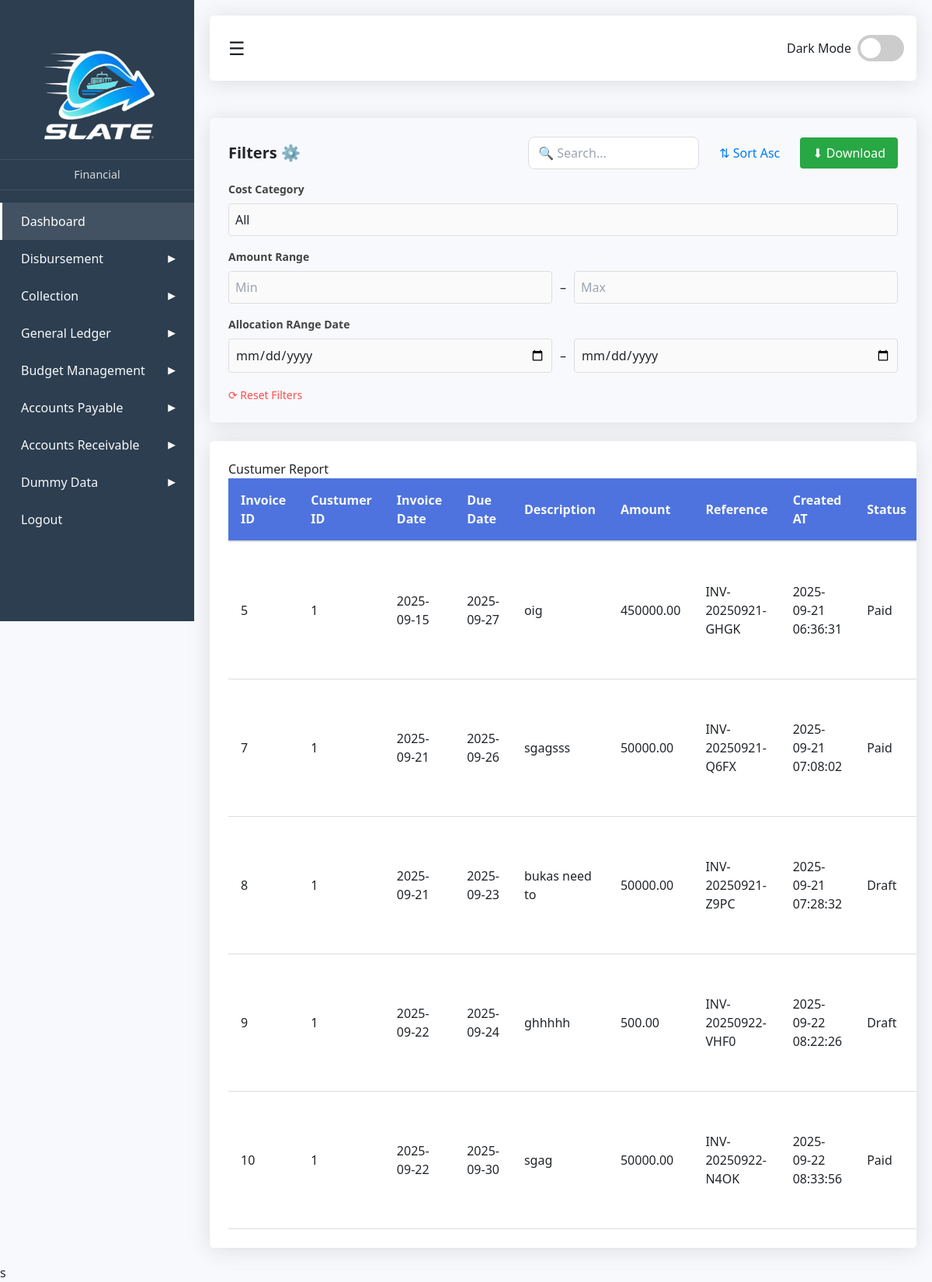
Page /pages/ar/invoice.php on the committed database.
### tables this page shows
CREATE TABLE `ar_invoices` (
  `invoice_id` int(11) NOT NULL,
  `customer_id` int(11) NOT NULL,
  `invoice_date` date NOT NULL,
  `due_date` date NOT NULL,
  `description` varchar(255) DEFAULT NULL,
  `amount` decimal(12,2) NOT NULL DEFAULT 0.00,
  `currency` varchar(10) DEFAULT 'PHP',
  `reference_no` varchar(80) DEFAULT NULL,
  `created_at` timestamp NULL DEFAULT current_timestamp(),
  `updated_at` timestamp NULL DEFAULT current_timestamp() ON UPDATE current_timestamp(),
  `stat` enum('Paid','Partially Paid','UnPaid','Overdue','Draft') NOT NULL DEFAULT 'Draft',
  `Archive` enum('YES','NO','','') NOT NULL DEFAULT 'NO'
);

### crud/ar/invoice.php (called while the page is built, shortened)
<?php
include_once __DIR__ . '/../../utility/connection.php';
try {
    $sql = "SELECT * FROM ar_invoices
            WHERE Archive = 'NO'
            ORDER BY created_at ASC";
    $stmt = $pdo->query($sql);
    $invoiceReports = $stmt->fetchAll(PDO::FETCH_ASSOC);
} catch (PDOException $e) {
    $errorMessage = "Error fetching plans: " . $e->getMessage();
}
?>

### table/ar/invoce.php (the view, shortened to what this page needs)
<div class="table-section" id="invoiceTableSection">
    <h3>Custumer Report</h3>
    <table id="employeesTable">
        <thead>
            <tr>
    <th>Invoice ID</th>
    <th>Custumer ID</th>
    <th>Invoice Date</th>
    <th>Due Date</th>
    <th>Description</th>
    <th>Amount</th>
    <th>Reference</th>
    <th>Created AT</th>
    <th>Status</th>
            </tr>
        </thead>
        <tbody id="employeesTableBody">
            <?php if(!empty($invoiceReports)):
            foreach($invoiceReports as $row): ?>
            <tr>
    <td><?php echo htmlspecialchars($row['invoice_id']);?></td>
    <td><?php echo htmlspecialchars($row['customer_id']);?></td>
    <td><?php echo htmlspecialchars($row['invoice_date']);?></td>
    <td><?php echo htmlspecialchars($row['due_date']);?></td>
    <td><?php echo htmlspecialchars($row['description']);?></td>
    <td><?php echo htmlspecialchars($row['amount']);?></td>
    <td><?php echo htmlspecialchars($row['reference_no']);?></td>
    <td><?php echo htmlspecialchars($row['created_at']);?></td>
    <td><?php echo htmlspecialchars($row['stat']);?></td>
            </tr>
            <?php endforeach; else:?>
            <tr><Td colspan="8" class="text-center p-4">NO Records Found.</Td></tr>
            <?php endif;?>
        </tbody>
    </table>
</div>

### static/css/filter.css (style rules this page uses)
.card { background: var(--secondary-color); border-radius: 16px; padding: 200px 25px; box-shadow: 0 4px 12px rgba(0,0,0,0.08); transition: all 0.3s ease; }
.card-header { display: flex; flex-wrap: wrap; justify-content: space-between; align-items: center; gap: 10px; }
.card-header h2 { margin: 0; font-size: 20px; font-weight: bold; color: var(--text-dark); }
.search-box input { padding: 8px 12px; border: 1px solid #ddd; color: var(--text-dark); border-radius: 8px; width: 220px; transition: 0.3s; }
.btn { border: none; padding: 8px 16px; border-radius: 8px; cursor: pointer; font-size: 14px; font-weight: 500; transition: all 0.2s ease-in-out; }
.btn-sort { background: #f8f9fa; border: 1px solid #007bff; color: #007bff; }
.btn-filter { background: #28a745; color: #fff; }
.btn-reset { background: none; border: none; color: #ff4d4d; font-size: 14px; cursor: pointer; font-weight: 500; }
.filters { display: grid; grid-template-columns: repeat(auto-fit, minmax(250px, 1fr)); gap: 20px; margin-top: 15px; }
.form-group label { display: block; font-size: 14px; margin-bottom: 6px; font-weight: bold; color: #444; }
.form-group input, .form-group select { width: 100%; padding: 10px 12px; border: 1px solid #ccc; border-radius: 8px; font-size: 14px; background: #fafafa; transition: 0.3s; appearance: none; -webkit-appearance: none; -moz-appearance: none; background-size: 14px; }
.date-range { display: flex; gap: 10px; align-items: center; }
.date-range input { flex: 1; }

### static/css/sidebar.css (style rules this page uses)
:root { --sidebar-width: 250px; --primary-color: #4e73df; --secondary-color: #f8f9fc; --dark-bg: #1a1a2e; --dark-card: #16213e; --text-light: #f8f9fa; --text-dark: #212529; --success-color: #1cc88a; --info-color: #36b9cc; --border-radius: 0.35rem; --shadow: 0 0.15rem 1.75rem 0 rgba(58, 59, 69, 0.15); --gradient-blue: linear-gradient(135deg, #4e73df, #7aa2f7); --gradient-red: linear-gradient(135deg, #ef4444, #f87171); --gradient-yellow: linear-gradient(135deg, #facc15, #fde047); --gradient-green: linear-gradient(135deg, #22c55e, #4ade80); --gradient-purple: linear-gradient(135deg, #a855f7, #d8b4fe); --gradient-orange: linear-gradient(135deg, #f97316, #fdba74); }
* { box-sizing: border-box; margin: 0; padding: 0; }
body { font-family: 'Segoe UI', system-ui, sans-serif; overflow-x: hidden; background-color: var(--secondary-color); color: var(--text-dark); transition: all 0.3s; }
.card { border: none; border-radius: var(--border-radius); box-shadow: var(--shadow); padding: 1.5rem; transition: all 0.3s; }
.form-group { margin-bottom: 1rem; }
.form-group label { display: block; margin-bottom: 0.5rem; font-weight: 600; }
.form-group input, .form-group select, .form-group textarea { width: 100%; padding: 0.5rem; border: 1px solid #ddd; border-radius: 4px; font-size: 1rem; }
.btn { padding: 0.5rem 1rem; border: none; border-radius: 4px; font-size: 1rem; cursor: pointer; transition: all 0.3s; }
.table-section { background-color: white; padding: 1.5rem; border-radius: var(--border-radius); box-shadow: var(--shadow); overflow-x: auto; }
table { width: 100%; border-collapse: separate; border-spacing: 0; }
th { padding: 1rem; text-align: left; color: var(--text-light); border-bottom: 2px solid #ddd; }
td { padding: 1rem; text-align: left; color: var(--text-dark); border-bottom: 1px solid #ddd; }
thead { background-color: var(--primary-color); color: white; }

### rows in the picture
ar_invoices: invoice_id "5", customer "1", invoice_date "2025-09-15", due_date "2025-09-27", description "oig", amount "450000.00", reference_no "INV-20250921-GHGK", created_at "2025-09-21 06:36:31", stat "Paid"
ar_invoices: invoice_id "7", customer "1", invoice_date "2025-09-21", due_date "2025-09-26", description "sgagsss", amount "50000.00", reference_no "INV-20250921-Q6FX", created_at "2025-09-21 07:08:02", stat "Paid"
ar_invoices: invoice_id "8", customer "1", invoice_date "2025-09-21", due_date "2025-09-23", description "bukas need to", amount "50000.00", reference_no "INV-20250921-Z9PC", created_at "2025-09-21 07:28:32", stat "Draft"
ar_invoices: invoice_id "9", customer "1", invoice_date "2025-09-22", due_date "2025-09-24", description "ghhhhh", amount "500.00", reference_no "INV-20250922-VHF0", created_at "2025-09-22 08:22:26", stat "Draft"
ar_invoices: invoice_id "10", customer "1", invoice_date "2025-09-22", due_date "2025-09-30", description "sgag", amount "50000.00", reference_no "INV-20250922-N4OK", created_at "2025-09-22 08:33:56", stat "Paid"
